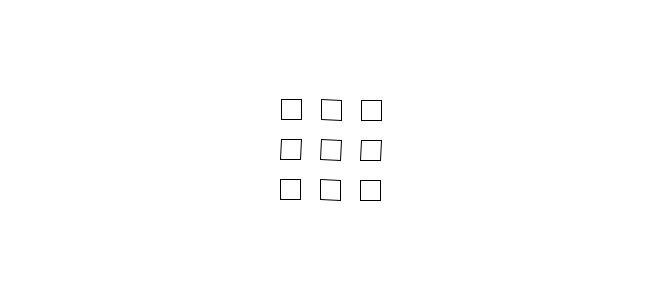
Frame 1 (no input)
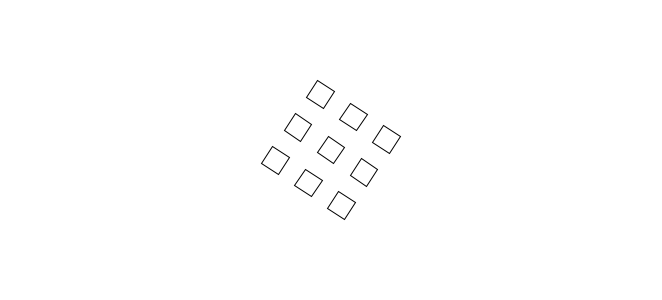
Frame 60 (the mouse pressed at the canvas centre just before this capture)
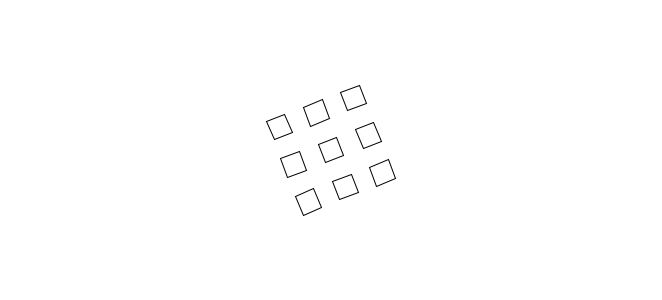
Frame 120 (the mouse held since frame 60 and released just before this capture)

The Processing sketch that drew these frames (run headless with seeded random() and noise(); from frame 60 on, the mouse is pressed at the canvas centre):

// Processing sketch: rotation_practice
// ── rotation_practice.pde
float speed = .01;
float angle = 0;
float d = 40;
float s = d/2;

void setup() {
  size(662, 300);
}

void draw() {
 //for (float angle = 0; angle < 5*PI; angle = angle + (PI / 8)) {
  background(255);
  pushMatrix();
    translate(width/2, height/2);
    angle += speed;
    rotate(angle);
    rectMode(CENTER);
    rect(0, 0, s, s);
    
    rect(d, d, s, s);
    rect(d, -d, s, s);
    rect(d, 0, s, s);
    rect(0, d, s, s);
    rect(-d, 0, s, s);
    rect(0, -d, s, s);
    rect(-d, d, s, s);
    
    rect(-d, -d, s, s);
    
    
    popMatrix();
 //}

}

/*
void draw() {
  if (mousePressed) {
    
  }
  
  
}

*/
